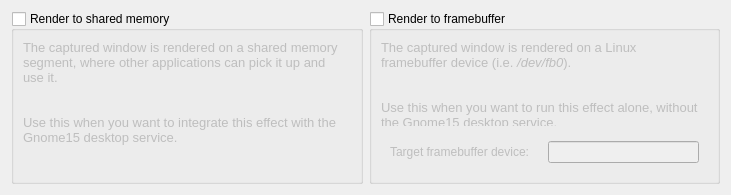
<?xml version="1.0" encoding="UTF-8"?>
<ui version="4.0">
 <class>LGWindowThumbnailConfigForm</class>
 <widget class="QWidget" name="LGWindowThumbnailConfigForm">
  <property name="geometry">
   <rect>
    <x>0</x>
    <y>0</y>
    <width>731</width>
    <height>195</height>
   </rect>
  </property>
  <layout class="QHBoxLayout" name="horizontalLayout_3">
   <item>
    <widget class="QGroupBox" name="outputSharedmem">
     <property name="title">
      <string>Render to shared memory</string>
     </property>
     <property name="alignment">
      <set>Qt::AlignLeading|Qt::AlignLeft|Qt::AlignTop</set>
     </property>
     <property name="checkable">
      <bool>true</bool>
     </property>
     <property name="checked">
      <bool>false</bool>
     </property>
     <layout class="QVBoxLayout" name="verticalLayout_2">
      <item>
       <widget class="QLabel" name="label_outputSharedmem">
        <property name="sizePolicy">
         <sizepolicy hsizetype="Maximum" vsizetype="Preferred">
          <horstretch>0</horstretch>
          <verstretch>0</verstretch>
         </sizepolicy>
        </property>
        <property name="maximumSize">
         <size>
          <width>320</width>
          <height>16777215</height>
         </size>
        </property>
        <property name="text">
         <string>&lt;!DOCTYPE HTML PUBLIC &quot;-//W3C//DTD HTML 4.0//EN&quot; &quot;http://www.w3.org/TR/REC-html40/strict.dtd&quot;&gt;
&lt;html&gt;&lt;head&gt;&lt;meta name=&quot;qrichtext&quot; content=&quot;1&quot; /&gt;&lt;style type=&quot;text/css&quot;&gt;
p, li { white-space: pre-wrap; }
&lt;/style&gt;&lt;/head&gt;&lt;body style=&quot; font-family:'Sans Serif'; font-size:10pt; font-weight:400; font-style:normal;&quot;&gt;
&lt;p style=&quot; margin-top:0px; margin-bottom:0px; margin-left:0px; margin-right:0px; -qt-block-indent:0; text-indent:0px;&quot;&gt;The captured window is rendered on a shared memory segment, where other applications can pick it up and use it.&lt;/p&gt;
&lt;p style=&quot; margin-top:0px; margin-bottom:0px; margin-left:0px; margin-right:0px; -qt-block-indent:0; text-indent:0px;&quot;&gt;&lt;br /&gt;&lt;/p&gt;
&lt;p style=&quot; margin-top:0px; margin-bottom:0px; margin-left:0px; margin-right:0px; -qt-block-indent:0; text-indent:0px;&quot;&gt;Use this when you want to integrate this effect with the Gnome15 desktop service.&lt;/p&gt;&lt;/body&gt;&lt;/html&gt;</string>
        </property>
        <property name="textFormat">
         <enum>Qt::RichText</enum>
        </property>
        <property name="alignment">
         <set>Qt::AlignLeading|Qt::AlignLeft|Qt::AlignTop</set>
        </property>
        <property name="wordWrap">
         <bool>true</bool>
        </property>
       </widget>
      </item>
     </layout>
     <zorder>label_outputSharedmem</zorder>
     <zorder>outputFramebuffer</zorder>
    </widget>
   </item>
   <item>
    <widget class="QGroupBox" name="outputFramebuffer">
     <property name="title">
      <string>Render to framebuffer</string>
     </property>
     <property name="alignment">
      <set>Qt::AlignLeading|Qt::AlignLeft|Qt::AlignTop</set>
     </property>
     <property name="checkable">
      <bool>true</bool>
     </property>
     <property name="checked">
      <bool>false</bool>
     </property>
     <layout class="QVBoxLayout" name="verticalLayout">
      <item>
       <widget class="QLabel" name="label_outputFramebuffer">
        <property name="sizePolicy">
         <sizepolicy hsizetype="Maximum" vsizetype="Preferred">
          <horstretch>0</horstretch>
          <verstretch>0</verstretch>
         </sizepolicy>
        </property>
        <property name="maximumSize">
         <size>
          <width>320</width>
          <height>16777215</height>
         </size>
        </property>
        <property name="text">
         <string>&lt;!DOCTYPE HTML PUBLIC &quot;-//W3C//DTD HTML 4.0//EN&quot; &quot;http://www.w3.org/TR/REC-html40/strict.dtd&quot;&gt;
&lt;html&gt;&lt;head&gt;&lt;meta name=&quot;qrichtext&quot; content=&quot;1&quot; /&gt;&lt;style type=&quot;text/css&quot;&gt;
p, li { white-space: pre-wrap; }
&lt;/style&gt;&lt;/head&gt;&lt;body style=&quot; font-family:'Sans Serif'; font-size:10pt; font-weight:400; font-style:normal;&quot;&gt;
&lt;p style=&quot; margin-top:0px; margin-bottom:0px; margin-left:0px; margin-right:0px; -qt-block-indent:0; text-indent:0px;&quot;&gt;The captured window is rendered on a Linux framebuffer device (i.e. &lt;span style=&quot; font-style:italic;&quot;&gt;/dev/fb0&lt;/span&gt;).&lt;/p&gt;
&lt;p style=&quot; margin-top:0px; margin-bottom:0px; margin-left:0px; margin-right:0px; -qt-block-indent:0; text-indent:0px;&quot;&gt;&lt;br /&gt;&lt;/p&gt;
&lt;p style=&quot; margin-top:0px; margin-bottom:0px; margin-left:0px; margin-right:0px; -qt-block-indent:0; text-indent:0px;&quot;&gt;Use this when you want to run this effect alone, without the Gnome15 desktop service.&lt;/p&gt;&lt;/body&gt;&lt;/html&gt;</string>
        </property>
        <property name="textFormat">
         <enum>Qt::RichText</enum>
        </property>
        <property name="alignment">
         <set>Qt::AlignLeading|Qt::AlignLeft|Qt::AlignTop</set>
        </property>
        <property name="wordWrap">
         <bool>true</bool>
        </property>
       </widget>
      </item>
      <item>
       <widget class="QWidget" name="widget" native="true">
        <layout class="QHBoxLayout" name="horizontalLayout_2">
         <item>
          <widget class="QLabel" name="label_framebufferDevice">
           <property name="text">
            <string>Target framebuffer device:</string>
           </property>
          </widget>
         </item>
         <item>
          <widget class="QLineEdit" name="framebufferDevice">
           <property name="enabled">
            <bool>false</bool>
           </property>
           <property name="sizePolicy">
            <sizepolicy hsizetype="Preferred" vsizetype="Fixed">
             <horstretch>0</horstretch>
             <verstretch>0</verstretch>
            </sizepolicy>
           </property>
           <property name="maxLength">
            <number>120</number>
           </property>
          </widget>
         </item>
        </layout>
       </widget>
      </item>
     </layout>
    </widget>
   </item>
  </layout>
 </widget>
 <resources/>
 <connections/>
</ui>
